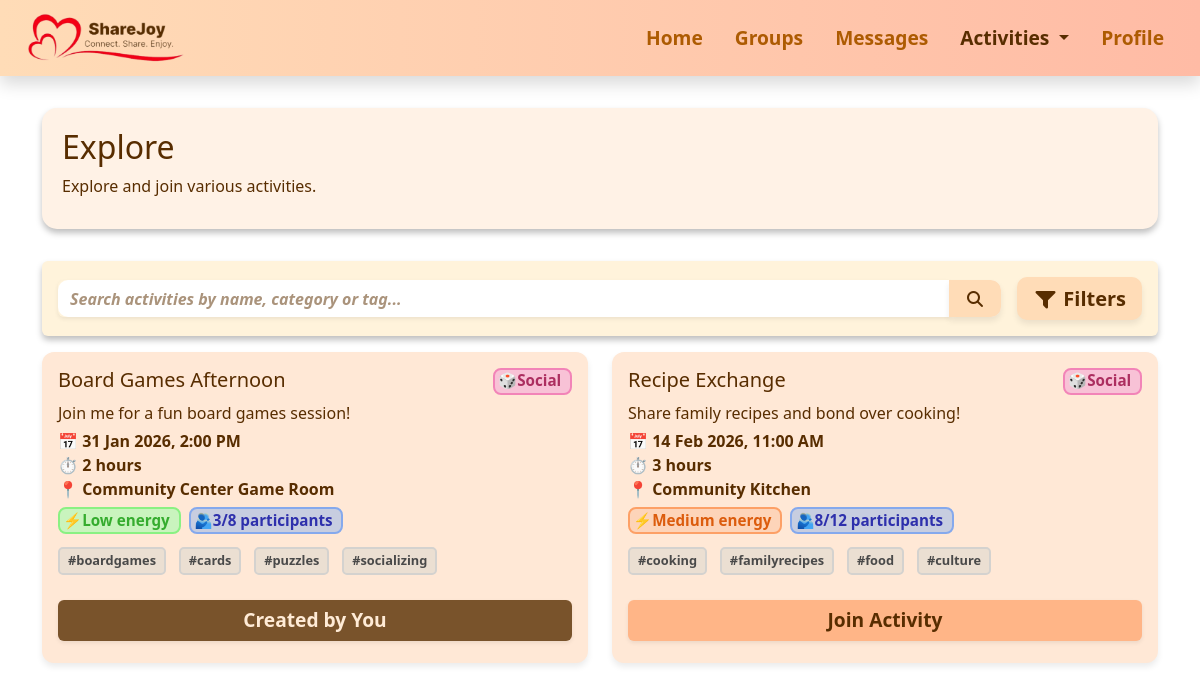
Before: /explore?category=Social with the older database file.
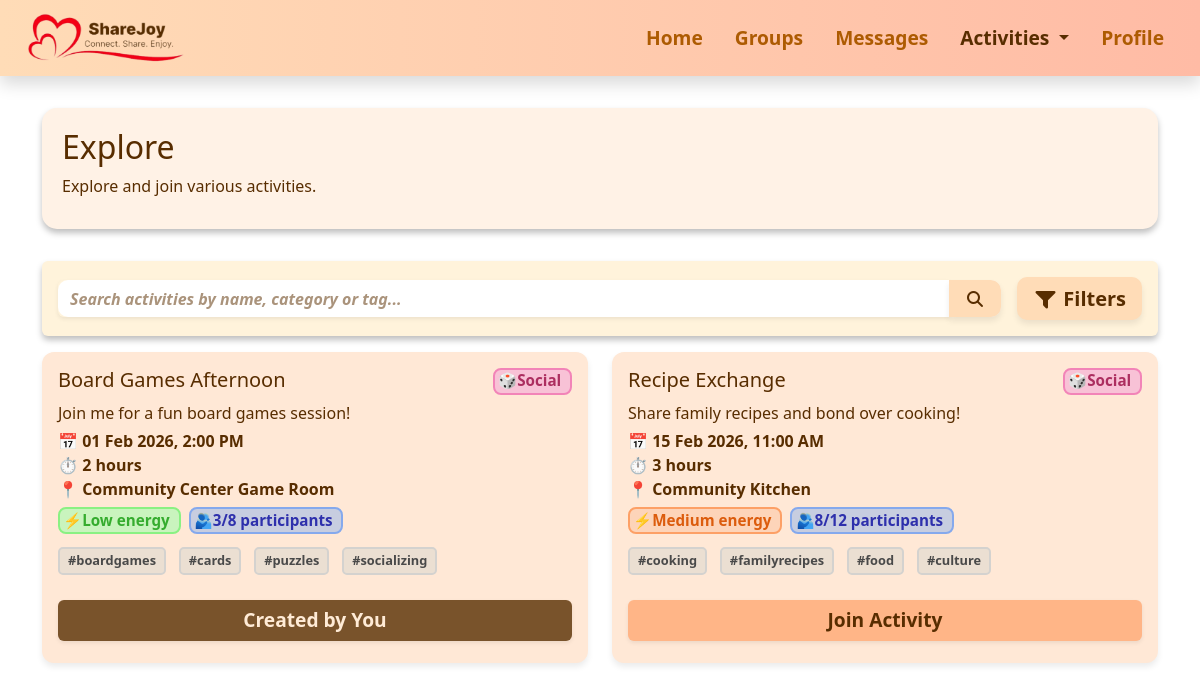
After: the same page with the newer database file.
### activities.py (models this page shows)
class Activity(db.Model):
    id = db.Column(db.Integer, primary_key=True)
    name = db.Column(db.String(100))
    description = db.Column(db.Text)
    date = db.Column(db.String(20))
    time = db.Column(db.String(10))
    duration_hours = db.Column(db.Integer)
    duration_minutes = db.Column(db.Integer)
    format_type = db.Column(db.String(20))
    location = db.Column(db.String(100))
    type = db.Column(db.String(50))
    energy = db.Column(db.String(10))
    max_participants = db.Column(db.Integer)
    participants = db.Column(db.Integer)
    tags = db.Column(db.String(200))
    creator = db.Column(db.String(50))
    join_activity = db.Column(db.String(50))

### app.py (the view)
@app.route("/explore")
def explore():
    current_user = get_current_user()
    query = Activity.query
    search = request.args.get("search")
    if search:
        query = query.filter(
            (Activity.name.ilike(f"%{search}%")) |
            (Activity.type.ilike(f"%{search}%")) |
            (Activity.tags.ilike(f"%{search}%"))
        )
    category = request.args.get("category")
    if category:
        query = query.filter_by(type=category)
    energy = request.args.get("energy")
    if energy:
        query = query.filter_by(energy=energy)
    format_type = request.args.get("format")
    if format_type:
        query = query.filter_by(format_type=format_type)
    activities = query.order_by(Activity.date.asc()).all()
    for a in activities:
        a.tags = a.tags.split(",") if a.tags else []
        try:
            parsed_date = datetime.strptime(a.date, "%Y-%m-%d")
        except ValueError:
            parsed_date = datetime.strptime(a.date, "%d %b %Y")
        a.display_date = parsed_date.strftime("%d %b %Y")
        try:
            parsed_time = datetime.strptime(a.time, "%H:%M")
        except ValueError:
            parsed_time = datetime.strptime(a.time, "%I:%M %p")
        a.display_time = parsed_time.strftime("%I:%M %p").lstrip("0")
        if a.creator == current_user:
            a.join_activity = "created"
        elif a.participants >= a.max_participants:
            a.join_activity = "max"
        elif a.join_activity == 'true':
            a.join_activity = 'true'
        else:
            a.join_activity = 'false'
    return render_template("explore.html", activities=activities)

### app.py (called while the page is built)
def get_current_user():
    return "me"

### templates/explore.html (shortened to what the changed rows need)
{% extends "base.html" %}
{% block extra_css %}
<link rel="stylesheet" href="{{ url_for('static', filename='css/activities.css') }}">
<link rel="stylesheet" href="{{ url_for('static', filename='css/explore.css') }}">
{% endblock %}
{% block content %}
<div class="section-box d-flex flex-column flex-md-row justify-content-between align-items-start align-items-md-center">
    <div>
        <h1>Explore</h1>
    </div>
</div>
<div class="row g-4">
    {% if activities %}
    {% for activity in activities %}
    <div class="col-md-6">
        <div class="activity-card position-relative h-100">
            <div class="d-flex flex-column flex-sm-row justify-content-between align-items-start spacing">
                <h5 class="mb-0">{{ activity.name }}</h5>
                {% if activity.type == 'Creative Arts' %}
                <span class="badge badge-creativearts category-badge mb-2 mb-sm-0">🎨Creative Arts</span>
                {% elif activity.type == 'Social' %}
                <span class="badge badge-social category-badge mb-2 mb-sm-0">🎲Social</span>
                {% elif activity.type == 'Learning' %}
                <span class="badge badge-learning category-badge mb-2 mb-sm-0">📖Learning</span>
                {% elif activity.type == 'Physical' %}
                <span class="badge badge-physical category-badge mb-2 mb-sm-0">🏃Physical</span>
                {% elif activity.type == 'Nature' %}
                <span class="badge badge-nature category-badge mb-2 mb-sm-0">🌲Nature</span>
                {% elif activity.type == 'Technology' %}
                <span class="badge badge-technology category-badge mb-2 mb-sm-0">💻Technology</span>
                {% endif %}
            </div>
            <p>{{ activity.description }}</p>
            <div class="row fw-semibold spacing">
                <div class="col-12">
                    📅 {{ activity.display_date }}, {{ activity.display_time }}
                </div>
                <div class="col-12">⏱
                    {% set h = activity.duration_hours %}
                    {% set m = activity.duration_minutes %}
                    {% if h and m %}
                    {{ h }} hour{% if h > 1 %}s{% endif %} {{ m }} minute{% if m > 1 %}s{% endif %}
                    {% elif h %}
                    {{ h }} hour{% if h > 1 %}s{% endif %}
                    {% elif m %}
                    {{ m }} minute{% if m > 1 %}s{% endif %}
                    {% else %}
                    0 minutes
                    {% endif %}
                </div>
                <div class="col-12">
                    {% if activity.format_type|lower == 'online' %}
                    🖥️ Online
                    {% else %}
                    📍 {{ activity.location }}
                    {% endif %}
                </div>
            </div>
            <div class="d-flex flex-wrap gap-2 spacing">
                <span class="badge
                        {% if activity.energy == 'Low' %}energy-low
                        {% elif activity.energy == 'Medium' %}energy-medium
                        {% elif activity.energy == 'High' %}energy-high
                        {% endif %}">
                    ⚡{{ activity.energy }} energy
                </span>
                <span class="badge participants">🫂{{ activity.participants }}/{{ activity.max_participants }}
                    participants</span>
            </div>
            <div class="activity-tags spacing">
                {% for tag in activity.tags %}
                <span>#{{ tag }}</span>
                {% endfor %}
            </div>
            <div class="mt-3 text-center">
                {% if activity.join_activity == 'false' %}
                <button type="button" class="btn join-btn fw-semibold w-100 shadow-sm"
                    data-activity-id="{{ activity.id }}" data-date="{{ activity.display_date }}"
                    data-time="{{ activity.display_time }}">
                    Join Activity
                </button>
                {% elif activity.join_activity == 'true' %}
                <button type="button" class="btn joined fw-semibold w-100 shadow-sm"
                    data-activity-id="{{ activity.id }}" data-date="{{ activity.display_date }}"
                    data-time="{{ activity.display_time }}">
                    Joined
                </button>
                {% elif activity.join_activity == 'max' %}
                <button type="button" class="btn maxbtn fw-semibold w-100 shadow-sm" disabled>
                    Activity Full
                </button>
                {% elif activity.join_activity == 'created' %}
                <button type="button" class="btn createdbtn fw-semibold w-100 shadow-sm" disabled>
                    Created by You
                </button>
                {% endif %}
            </div>
        </div>
    </div>
    {% endfor %}
    {% else %}
    <div class="col-12">
        <div class="alert alert-info text-center fw-semibold">
            No activities found.
        </div>
    </div>
    {% endif %}
</div>
{% endblock %}

Changed rows visible on the page:
changed Activity "Board Games Afternoon": display_date "31 Jan 2026" → "01 Feb 2026"
changed Activity "Recipe Exchange": display_date "14 Feb 2026" → "15 Feb 2026"
